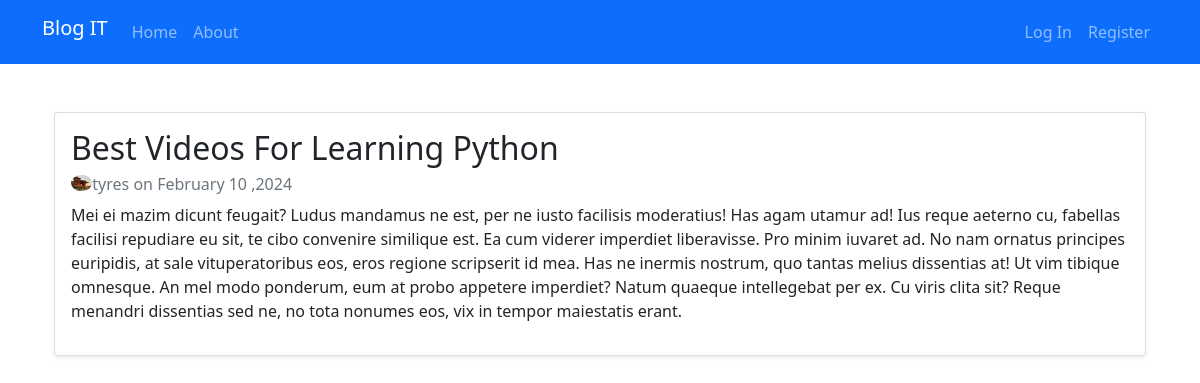
Screenshot of /post/28/ with the database file from the repository.
### blog/models.py (models this page shows, shortened)
class Post(models.Model):
    title = models.CharField(max_length = 100)
    content = models.TextField()
    date_posted = models.DateTimeField(default=timezone.now)
    author = models.ForeignKey(User, on_delete=models.CASCADE)

### users/models.py (models this page shows, shortened)
class Profile(models.Model):
    user = models.OneToOneField(User, on_delete=models.CASCADE)
    image = models.ImageField(default='default.jpg', upload_to='profile_pics')

### blog/views.py (the view)
# urls.py: path('post/<int:pk>/', PostDetailView.as_view(), name='post-detail'),
class PostDetailView(DetailView):
    model = Post

### templates/blog/post_detail.html (shortened to what this page needs)
{% extends "blog/base.html" %}
{%block content%}
<div class="container">
    <div class="card mb-5 shadow-sm">
      <div class="card-body">
        <div class="card-title">
          <h2>{{object.title}}</h2>
        </div>
        <div class="card-subtitle text-muted" style = "display: inline;">
           <img src="{{ object.author.profile.image.url }}" class="rounded-circle" style = "float:left; height:1em;">
           <h6>  {{ object.author }} on {{object.date_posted|date:"F d ,Y"}} </h6>
        </div>
        <div class="card-text">
          <p>
              {{object.content}}
          </p>
        </div>
      </div>
    </div>
    </div>
  </div>
{%endblock content%}

### rows the page displays
Post: title "Best Videos For Learning Python", author.profile.image (picture), author "tyres", date_posted "February 10 ,2024", content "Mei ei mazim dicunt feugait? Ludus mandamus ne est, per ne iusto facilisis moderatius! Has agam utamur ad! Ius reque aeterno cu, fabellas facilisi repudiare eu sit, te cibo convenire similique est. Ea cum viderer imperdiet liberavisse. Pro minim iuvaret ad. No nam ornatus principes euripidis, at sale vituperatoribus eos, eros regione scripserit id mea. Has ne inermis nostrum, quo tantas melius dissentias at! Ut vim tibique omnesque. An mel modo ponderum, eum at probo appetere imperdiet? Natum quaeque intellegebat per ex. Cu viris clita sit? Reque menandri dissentias sed ne, no tota nonumes eos, vix in tempor maiestatis erant."
